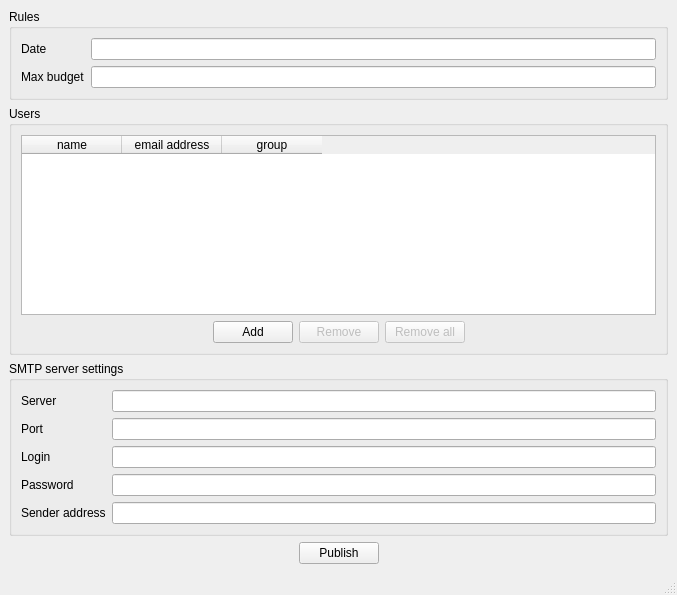
<?xml version="1.0" encoding="UTF-8"?>
<ui version="4.0">
 <class>NoelCanadien</class>
 <widget class="QMainWindow" name="NoelCanadien">
  <property name="geometry">
   <rect>
    <x>0</x>
    <y>0</y>
    <width>677</width>
    <height>595</height>
   </rect>
  </property>
  <property name="windowTitle">
   <string>Canadian christmas</string>
  </property>
  <widget class="QWidget" name="centralwidget">
   <layout class="QVBoxLayout" name="verticalLayout_4">
    <item>
     <widget class="QGroupBox" name="groupBox_3">
      <property name="title">
       <string>Rules</string>
      </property>
      <layout class="QVBoxLayout" name="verticalLayout_3">
       <item>
        <layout class="QGridLayout" name="gridLayout_2">
         <item row="0" column="0">
          <widget class="QLabel" name="label_6">
           <property name="text">
            <string>Date</string>
           </property>
          </widget>
         </item>
         <item row="0" column="1">
          <widget class="QLineEdit" name="date"/>
         </item>
         <item row="1" column="0">
          <widget class="QLabel" name="label_7">
           <property name="text">
            <string>Max budget</string>
           </property>
          </widget>
         </item>
         <item row="1" column="1">
          <widget class="QLineEdit" name="maxBudget"/>
         </item>
        </layout>
       </item>
      </layout>
     </widget>
    </item>
    <item>
     <widget class="QGroupBox" name="groupBox_2">
      <property name="title">
       <string>Users</string>
      </property>
      <layout class="QVBoxLayout" name="verticalLayout_2">
       <item>
        <widget class="QTableWidget" name="users">
         <property name="selectionMode">
          <enum>QAbstractItemView::SingleSelection</enum>
         </property>
         <column>
          <property name="text">
           <string>name</string>
          </property>
         </column>
         <column>
          <property name="text">
           <string>email address</string>
          </property>
         </column>
         <column>
          <property name="text">
           <string>group</string>
          </property>
         </column>
        </widget>
       </item>
       <item>
        <layout class="QHBoxLayout" name="horizontalLayout_2">
         <item>
          <spacer name="horizontalSpacer_3">
           <property name="orientation">
            <enum>Qt::Horizontal</enum>
           </property>
           <property name="sizeHint" stdset="0">
            <size>
             <width>40</width>
             <height>20</height>
            </size>
           </property>
          </spacer>
         </item>
         <item>
          <widget class="QPushButton" name="addUser">
           <property name="text">
            <string>Add</string>
           </property>
          </widget>
         </item>
         <item>
          <widget class="QPushButton" name="removeUser">
           <property name="enabled">
            <bool>false</bool>
           </property>
           <property name="text">
            <string>Remove</string>
           </property>
          </widget>
         </item>
         <item>
          <widget class="QPushButton" name="removeAllUsers">
           <property name="enabled">
            <bool>false</bool>
           </property>
           <property name="text">
            <string>Remove all</string>
           </property>
          </widget>
         </item>
         <item>
          <spacer name="horizontalSpacer_4">
           <property name="orientation">
            <enum>Qt::Horizontal</enum>
           </property>
           <property name="sizeHint" stdset="0">
            <size>
             <width>40</width>
             <height>20</height>
            </size>
           </property>
          </spacer>
         </item>
        </layout>
       </item>
      </layout>
     </widget>
    </item>
    <item>
     <widget class="QGroupBox" name="groupBox">
      <property name="sizePolicy">
       <sizepolicy hsizetype="Preferred" vsizetype="Fixed">
        <horstretch>0</horstretch>
        <verstretch>0</verstretch>
       </sizepolicy>
      </property>
      <property name="title">
       <string>SMTP server settings</string>
      </property>
      <layout class="QVBoxLayout" name="verticalLayout">
       <item>
        <layout class="QGridLayout" name="gridLayout">
         <item row="0" column="0">
          <widget class="QLabel" name="label">
           <property name="text">
            <string>Server</string>
           </property>
          </widget>
         </item>
         <item row="0" column="1">
          <widget class="QLineEdit" name="smtpServer"/>
         </item>
         <item row="1" column="0">
          <widget class="QLabel" name="label_2">
           <property name="text">
            <string>Port</string>
           </property>
          </widget>
         </item>
         <item row="1" column="1">
          <widget class="QLineEdit" name="smtpPort"/>
         </item>
         <item row="2" column="1">
          <widget class="QLineEdit" name="smtpLogin"/>
         </item>
         <item row="2" column="0">
          <widget class="QLabel" name="label_3">
           <property name="text">
            <string>Login</string>
           </property>
          </widget>
         </item>
         <item row="3" column="0">
          <widget class="QLabel" name="label_4">
           <property name="text">
            <string>Password</string>
           </property>
          </widget>
         </item>
         <item row="3" column="1">
          <widget class="QLineEdit" name="smtpPassword">
           <property name="echoMode">
            <enum>QLineEdit::Password</enum>
           </property>
          </widget>
         </item>
         <item row="4" column="0">
          <widget class="QLabel" name="label_5">
           <property name="text">
            <string>Sender address</string>
           </property>
          </widget>
         </item>
         <item row="4" column="1">
          <widget class="QLineEdit" name="senderAddress"/>
         </item>
        </layout>
       </item>
      </layout>
     </widget>
    </item>
    <item>
     <layout class="QHBoxLayout" name="horizontalLayout">
      <item>
       <spacer name="horizontalSpacer">
        <property name="orientation">
         <enum>Qt::Horizontal</enum>
        </property>
        <property name="sizeHint" stdset="0">
         <size>
          <width>40</width>
          <height>20</height>
         </size>
        </property>
       </spacer>
      </item>
      <item>
       <widget class="QPushButton" name="publish">
        <property name="text">
         <string>Publish</string>
        </property>
       </widget>
      </item>
      <item>
       <spacer name="horizontalSpacer_2">
        <property name="orientation">
         <enum>Qt::Horizontal</enum>
        </property>
        <property name="sizeHint" stdset="0">
         <size>
          <width>40</width>
          <height>20</height>
         </size>
        </property>
       </spacer>
      </item>
     </layout>
    </item>
   </layout>
  </widget>
  <widget class="QMenuBar" name="menubar">
   <property name="geometry">
    <rect>
     <x>0</x>
     <y>0</y>
     <width>677</width>
     <height>21</height>
    </rect>
   </property>
  </widget>
  <widget class="QStatusBar" name="statusbar"/>
 </widget>
 <resources/>
 <connections/>
</ui>
